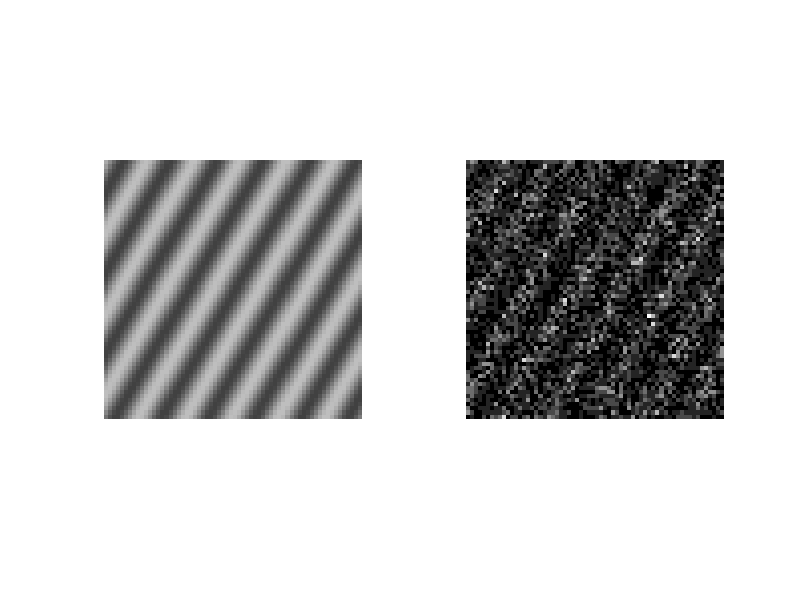

Recreate this plot in MATLAB.
% Simple Monte-Carlo Example
% Robin Jenkin - March 2024
% NVIDIA

% Tidy Up
clc; clear all; close all;

% Parameters
array_size = 64;
number_of_quanta = 10000;

a = 0.5;  % average level of cosine
b = 0.25; % amplitude
w = 0.1; % spatial frequency of cosine
t = 30;   % angle in degrees


% Produce example of the original image
x = 1:array_size;
y = 1:array_size;
[xx, yy]  = meshgrid(x,y);
pp = a + b .* cos(2.* pi() .* w .* (xx .* cos(deg2rad(t)) + yy * sin(deg2rad(t))));


% Produce low light image
ll = zeros(array_size); % set low light image to zero

for i = 1:number_of_quanta
 
    x = ceil(rand() * array_size); % Choose a random x-position between 1 and array_size
    y = ceil(rand() * array_size); % Choose a random y-position between 1 and array_size
 
    p = a + b .* cos(2.* pi() .* w .* (x .* cos(deg2rad(t)) + y * sin(deg2rad(t)))); % generate the exposure distribution at the position
 
    n = rand();

    if n>p
        continue
    else
        ll(x,y) = ll(x,y) + 1;
    end
 
 end


figure
subplot(1,2,1)
imshow(pp,[0 1])
subplot(1,2,2)
imshow(ll',[])